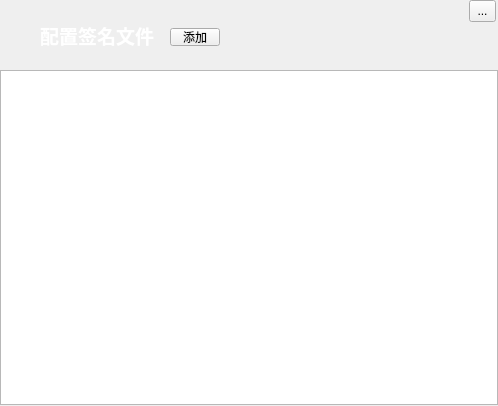
<?xml version="1.0" encoding="UTF-8"?>
<ui version="4.0">
 <class>Form</class>
 <widget class="QWidget" name="Form">
  <property name="geometry">
   <rect>
    <x>0</x>
    <y>0</y>
    <width>498</width>
    <height>406</height>
   </rect>
  </property>
  <property name="windowTitle">
   <string>Form</string>
  </property>
  <property name="styleSheet">
   <string notr="true">QToolButton[objectName=&quot;closetoolButton&quot;] {
border:0px;
}
QToolButton[objectName=&quot;closetoolButton&quot;]:hover {
image:url(:/images/close_hover.png);
}
QToolButton[objectName=&quot;closetoolButton&quot;]:pressed {
image:url(:/images/close_pressed.png);
}
QWidget[objectName=&quot;Form&quot;]{
background-image: url(:/images/funcell_bg.png);
}
QListWidget[objectName=&quot;listWidget&quot;]{
background-color: rgb(255, 255, 255);
}</string>
  </property>
  <widget class="QToolButton" name="closetoolButton">
   <property name="geometry">
    <rect>
     <x>469</x>
     <y>0</y>
     <width>27</width>
     <height>22</height>
    </rect>
   </property>
   <property name="text">
    <string>...</string>
   </property>
   <property name="icon">
    <iconset resource="../../WorkSpace_python/mypack/res.qrc">
     <normaloff>:/images/close_normal.png</normaloff>:/images/close_normal.png</iconset>
   </property>
   <property name="iconSize">
    <size>
     <width>27</width>
     <height>22</height>
    </size>
   </property>
  </widget>
  <widget class="QListWidget" name="listWidget">
   <property name="geometry">
    <rect>
     <x>0</x>
     <y>70</y>
     <width>498</width>
     <height>335</height>
    </rect>
   </property>
  </widget>
  <widget class="QLabel" name="label">
   <property name="geometry">
    <rect>
     <x>40</x>
     <y>20</y>
     <width>131</width>
     <height>31</height>
    </rect>
   </property>
   <property name="lineWidth">
    <number>1</number>
   </property>
   <property name="text">
    <string>&lt;html&gt;&lt;head/&gt;&lt;body&gt;&lt;p&gt;&lt;span style=&quot; font-size:14pt; font-weight:600; color:#ffffff;&quot;&gt;配置签名文件&lt;/span&gt;&lt;/p&gt;&lt;/body&gt;&lt;/html&gt;</string>
   </property>
  </widget>
  <widget class="QToolButton" name="toolButton">
   <property name="geometry">
    <rect>
     <x>170</x>
     <y>28</y>
     <width>50</width>
     <height>18</height>
    </rect>
   </property>
   <property name="text">
    <string>添加</string>
   </property>
  </widget>
 </widget>
 <resources>
  <include location="../../WorkSpace_python/mypack/res.qrc"/>
 </resources>
 <connections/>
</ui>
